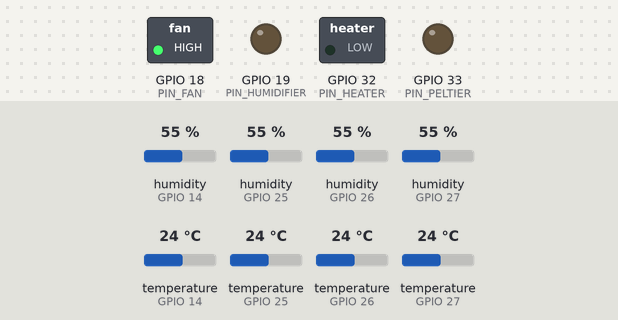
Simulated run of this sketch. Board: ESP32. On the bench: switched loads named in the sketch (green lamp = pin HIGH), output pins drawn as LEDs (lit = HIGH). Inputs (shaded band) come from the test bench; at power-on: humidity (sensors on GPIO 14, GPIO 25, GPIO 26, GPIO 27) 55 %, temperature (sensors on GPIO 14, GPIO 25, GPIO 26, GPIO 27) 24 °C. WiFi joins after 1.5 s; servers stay silent unless stated; uploads are accepted with an empty reply; the local clock reads 2024-03-15 10:24:30 at power-on unless the sketch sets it; what the sketch prints to the serial monitor is not drawn.

Above: at 2.8 s.
2.9 s: humidity (sensor on GPIO 14) set to 28 %
9.8 s: humidity (sensor on GPIO 14) set to 24 %
At 10.8 s:
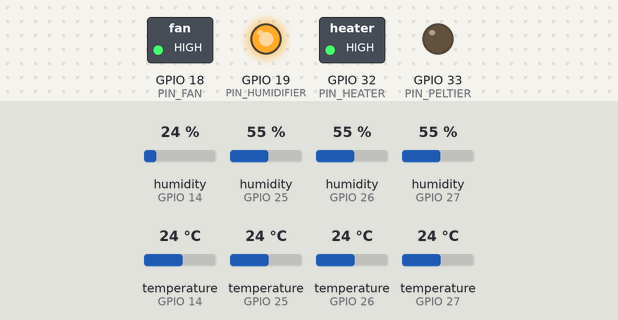
46.7 s: humidity (sensor on GPIO 25) set to 72 %
53.6 s: humidity (sensor on GPIO 25) set to 75 %
At 55.9 s:
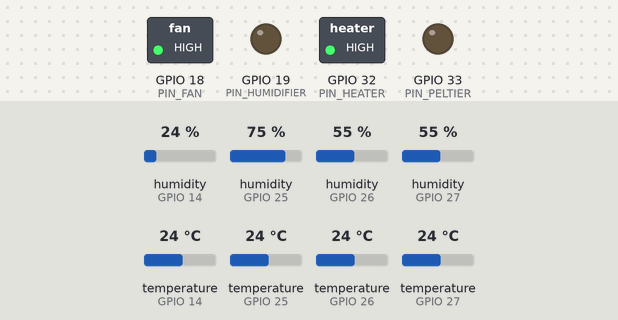
Timing chart, 0 to 57.4 s (numbered marks = the images above; inputs shaded):
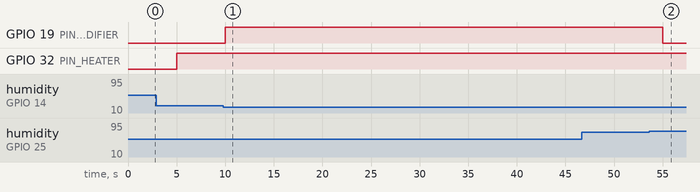

The sketch:

biopod.ino
```cpp
/*
  BioPod ESP32 firmware (Arduino)
  Reads 4x AM2302B (DHT22), runs on/off control with a latching hysteresis band,
  and POSTs timestamped JSON to the dashboard.

  Spec source: BioPod capstone paper
    - Setpoints: 37 C, 50 % RH (defaults; the dashboard can change them)
    - Acceptance range: +/-0.5 C, +/-5 % RH
    - Hysteresis band: +/-0.2 C (Objective 5)
    - Blower runs continuously; Peltier engages only above the upper acceptance limit

  Libraries: "DHT sensor library" (Adafruit) + "Adafruit Unified Sensor".
  Dashboard: run `python server.py`, then set DASHBOARD_HOST to this PC's LAN IP.

  NOTE: pin numbers below must be checked against the 4.0-inch ESP32 touchscreen
  board you actually use; the display and touch controller occupy several GPIOs.
*/

#include <WiFi.h>
#include <HTTPClient.h>
#include <time.h>
#include "DHT.h"

// ---------- Network ----------
const char* WIFI_SSID = "YOUR_WIFI";
const char* WIFI_PASS = "YOUR_PASSWORD";
const char* DASHBOARD_HOST = "192.168.1.10";
const uint16_t DASHBOARD_PORT = 8080;

// ---------- Control parameters ----------
float tempSetpoint = 37.0;               // default, overwritten by dashboard value
float humSetpoint = 50.0;                // default, overwritten by dashboard value
const float TEMP_ACCEPT = 0.5;           // acceptance range (+/- C)
const float TEMP_HYST = 0.2;             // hysteresis band (+/- C)
const float HUM_ACCEPT = 5.0;            // acceptance range (+/- % RH)
const float HUM_HYST = 2.0;              // humidifier hysteresis (+/- % RH)

const float TEMP_SP_MIN = 25.0, TEMP_SP_MAX = 45.0;   // safety clamp for remote setpoints
const float HUM_SP_MIN = 20.0, HUM_SP_MAX = 90.0;

const unsigned long SAMPLE_INTERVAL_MS = 5000;        // DHT22 needs >= 2 s
const unsigned long WIFI_RETRY_MS = 10000;

// ---------- Pins ----------
#define DHTTYPE DHT22
const int DHT_PINS[4] = {14, 27, 26, 25};
const int PIN_HEATER = 32;
const int PIN_PELTIER = 33;
const int PIN_FAN = 18;
const int PIN_HUMIDIFIER = 19;

DHT dht0(DHT_PINS[0], DHTTYPE);
DHT dht1(DHT_PINS[1], DHTTYPE);
DHT dht2(DHT_PINS[2], DHTTYPE);
DHT dht3(DHT_PINS[3], DHTTYPE);
DHT* sensors[4] = {&dht0, &dht1, &dht2, &dht3};

bool heaterOn = false;
bool peltierOn = false;
bool humidifierOn = false;

unsigned long lastSample = 0;
unsigned long lastWifiTry = 0;

String numOrNull(float v) {
  if (isnan(v)) return "null";
  return String(v, 2);
}

// Pull a number out of a tiny JSON string, e.g. "temp":37.0
bool extractNumber(const String& body, const char* key, float& out) {
  String needle = String("\"") + key + "\":";
  int idx = body.indexOf(needle);
  if (idx < 0) return false;
  out = body.substring(idx + needle.length()).toFloat();
  return true;
}

void applyServerSetpoints(const String& resp) {
  int sp = resp.indexOf("\"setpoints\"");
  if (sp < 0) return;
  String part = resp.substring(sp);
  float t, h;
  if (extractNumber(part, "temp", t) && t >= TEMP_SP_MIN && t <= TEMP_SP_MAX) tempSetpoint = t;
  if (extractNumber(part, "hum", h) && h >= HUM_SP_MIN && h <= HUM_SP_MAX) humSetpoint = h;
}

// Latching on/off control (state is remembered between samples = real hysteresis)
void controlTemperature(float avgT) {
  if (isnan(avgT)) {            // no valid sensor: fail safe, everything off
    heaterOn = false;
    peltierOn = false;
    return;
  }
  float heatOn = tempSetpoint - TEMP_HYST;
  float heatOff = tempSetpoint + TEMP_HYST;
  float coolOn = tempSetpoint + TEMP_ACCEPT;   // only above the upper acceptance limit
  float coolOff = tempSetpoint + TEMP_HYST;

  if (!heaterOn && avgT < heatOn) heaterOn = true;
  else if (heaterOn && avgT >= heatOff) heaterOn = false;

  if (!peltierOn && avgT > coolOn) peltierOn = true;
  else if (peltierOn && avgT <= coolOff) peltierOn = false;

  if (heaterOn && peltierOn) heaterOn = false;  // never heat and cool together
}

void controlHumidity(float avgH) {
  if (isnan(avgH)) {
    humidifierOn = false;
    return;
  }
  if (!humidifierOn && avgH < humSetpoint - HUM_HYST) humidifierOn = true;
  else if (humidifierOn && avgH >= humSetpoint + HUM_HYST) humidifierOn = false;
}

void driveOutputs() {
  digitalWrite(PIN_HEATER, heaterOn ? HIGH : LOW);
  digitalWrite(PIN_PELTIER, peltierOn ? HIGH : LOW);
  digitalWrite(PIN_HUMIDIFIER, humidifierOn ? HIGH : LOW);
  digitalWrite(PIN_FAN, HIGH);   // blower runs continuously
}

void connectWifi(unsigned long timeoutMs) {
  WiFi.mode(WIFI_STA);
  WiFi.begin(WIFI_SSID, WIFI_PASS);
  unsigned long start = millis();
  Serial.print("WiFi");
  while (WiFi.status() != WL_CONNECTED && millis() - start < timeoutMs) {
    delay(400);
    Serial.print(".");
  }
  Serial.println();
  if (WiFi.status() == WL_CONNECTED) Serial.println(WiFi.localIP());
}

void postReading(float temps[4], float hums[4]) {
  HTTPClient http;
  String url = String("http://") + DASHBOARD_HOST + ":" + DASHBOARD_PORT + "/api/reading";
  http.begin(url);
  http.addHeader("Content-Type", "application/json");

  String body = "{";
  time_t now = time(nullptr);
  if (now > 1700000000) {        // NTP synced: send the real sample time (epoch ms)
    char tbuf[24];
    snprintf(tbuf, sizeof(tbuf), "%llu", (unsigned long long)now * 1000ULL);
    body += String("\"time\":") + tbuf + ",";
  }
  body += "\"temps\":[" + numOrNull(temps[0]) + "," + numOrNull(temps[1]) + "," +
          numOrNull(temps[2]) + "," + numOrNull(temps[3]) + "],";
  body += "\"hums\":[" + numOrNull(hums[0]) + "," + numOrNull(hums[1]) + "," +
          numOrNull(hums[2]) + "," + numOrNull(hums[3]) + "],";
  body += "\"setpoints\":{\"temp\":" + String(tempSetpoint, 1) +
          ",\"hum\":" + String(humSetpoint, 1) + "},";
  body += "\"actuators\":{\"heater\":" + String(heaterOn ? "true" : "false") +
          ",\"peltier\":" + String(peltierOn ? "true" : "false") +
          ",\"fan\":true,\"humidifier\":" + String(humidifierOn ? "true" : "false") + "}";
  body += "}";

  int code = http.POST(body);
  Serial.printf("POST %d %s\n", code, body.c_str());
  if (code == 200) applyServerSetpoints(http.getString());
  http.end();
}

void setup() {
  Serial.begin(115200);
  pinMode(PIN_HEATER, OUTPUT);
  pinMode(PIN_PELTIER, OUTPUT);
  pinMode(PIN_FAN, OUTPUT);
  pinMode(PIN_HUMIDIFIER, OUTPUT);
  digitalWrite(PIN_HEATER, LOW);
  digitalWrite(PIN_PELTIER, LOW);
  digitalWrite(PIN_HUMIDIFIER, LOW);
  digitalWrite(PIN_FAN, HIGH);

  for (int i = 0; i < 4; i++) sensors[i]->begin();

  connectWifi(20000);                      // control keeps running even if Wi-Fi fails
  configTime(0, 0, "pool.ntp.org", "time.google.com");
}

void loop() {
  if (WiFi.status() != WL_CONNECTED && millis() - lastWifiTry > WIFI_RETRY_MS) {
    lastWifiTry = millis();
    WiFi.disconnect();
    WiFi.begin(WIFI_SSID, WIFI_PASS);
  }

  if (millis() - lastSample < SAMPLE_INTERVAL_MS) return;
  lastSample = millis();

  float temps[4];
  float hums[4];
  float tSum = 0, hSum = 0;
  int tCount = 0, hCount = 0;

  for (int i = 0; i < 4; i++) {
    temps[i] = sensors[i]->readTemperature();
    hums[i] = sensors[i]->readHumidity();
    if (!isnan(temps[i])) { tSum += temps[i]; tCount++; }
    if (!isnan(hums[i])) { hSum += hums[i]; hCount++; }
  }

  float avgT = tCount ? tSum / tCount : NAN;
  float avgH = hCount ? hSum / hCount : NAN;

  controlTemperature(avgT);
  controlHumidity(avgH);
  driveOutputs();

  if (WiFi.status() == WL_CONNECTED && tCount > 0) {
    postReading(temps, hums);
  }
}
```

Measured:
- the behaviour switches between 27 and 26 % on humidity (sensor on GPIO 14) (found by bisection; images 0 and 1)
- the behaviour switches between 73 and 74 % on humidity (sensor on GPIO 25) (found by bisection; images 1 and 2)
- after the input at 9.8 s, GPIO 19 (PIN_HUMIDIFIER): LOW → HIGH after 0.22 s
- after the input at 46.7 s, every drawn part: stays the same
- after the input at 53.6 s, GPIO 19 (PIN_HUMIDIFIER): HIGH → LOW after 1.4 s
